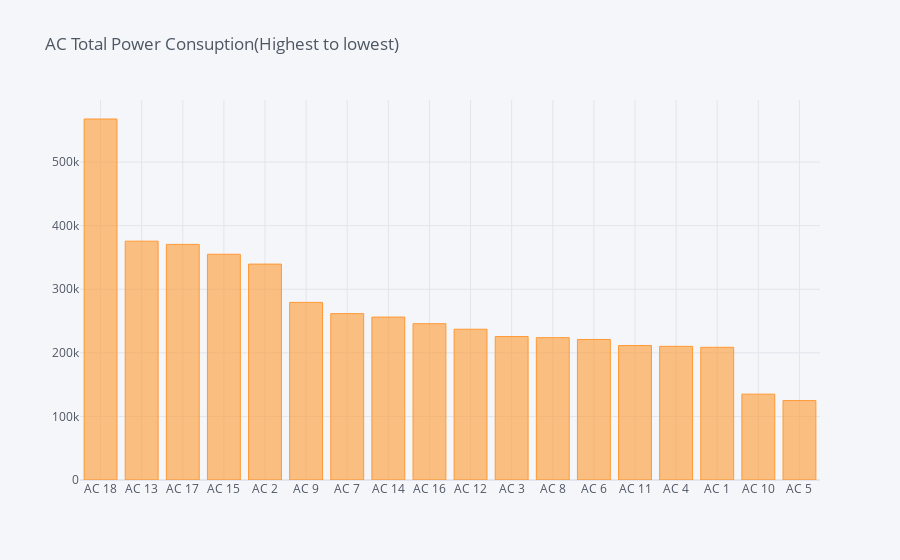

Notebook code cell kept with this figure:
### Markdown cell above
<a id="hilow"></a>

## 3.1 Finding Most and Least used ACs

### Code cell
AC_Total_power = AC_data.sum()

# using cufflink plot for better intuitive plot
AC_Total_power.sort_values(ascending=False).iplot(title='AC Total Power Consuption(Highest to lowest)',
                                                  kind='bar')
plt.show()

### Figure 1 — Plotly figure (JSON) as saved in the notebook; plotly's stock layout.template omitted (floating-point values rounded to 4 significant figures)
{"data": [{"marker": {"color": "rgba(255, 153, 51, 0.6)", "line": {"color": "rgba(255, 153, 51, 1.0)", "width": 1}}, "name": "None", "orientation": "v", "text": "", "type": "bar", "x": ["AC 18", "AC 13", "AC 17", "AC 15", "AC 2", "AC 9", "AC 7", "AC 14", "AC 16", "AC 12", "AC 3", "AC 8", "AC 6", "AC 11", "AC 4", "AC 1", "AC 10", "AC 5"], "y": [567700.0, 375600.0, 370600.0, 355000.0, 339500.0, 279300.0, 261700.0, 256200.0, 245800.0, 237100.0, 225600.0, 223800.0, 221000.0, 211400.0, 210200.0, 208700.0, 135000.0, 124900.0]}], "layout": {"legend": {"bgcolor": "#F5F6F9", "font": {"color": "#4D5663"}}, "paper_bgcolor": "#F5F6F9", "plot_bgcolor": "#F5F6F9", "title": {"font": {"color": "#4D5663"}, "text": "AC Total Power Consuption(Highest to lowest)"}, "xaxis": {"gridcolor": "#E1E5ED", "showgrid": true, "tickfont": {"color": "#4D5663"}, "title": {"font": {"color": "#4D5663"}, "text": ""}, "zerolinecolor": "#E1E5ED"}, "yaxis": {"gridcolor": "#E1E5ED", "showgrid": true, "tickfont": {"color": "#4D5663"}, "title": {"font": {"color": "#4D5663"}, "text": ""}, "zerolinecolor": "#E1E5ED"}}}
